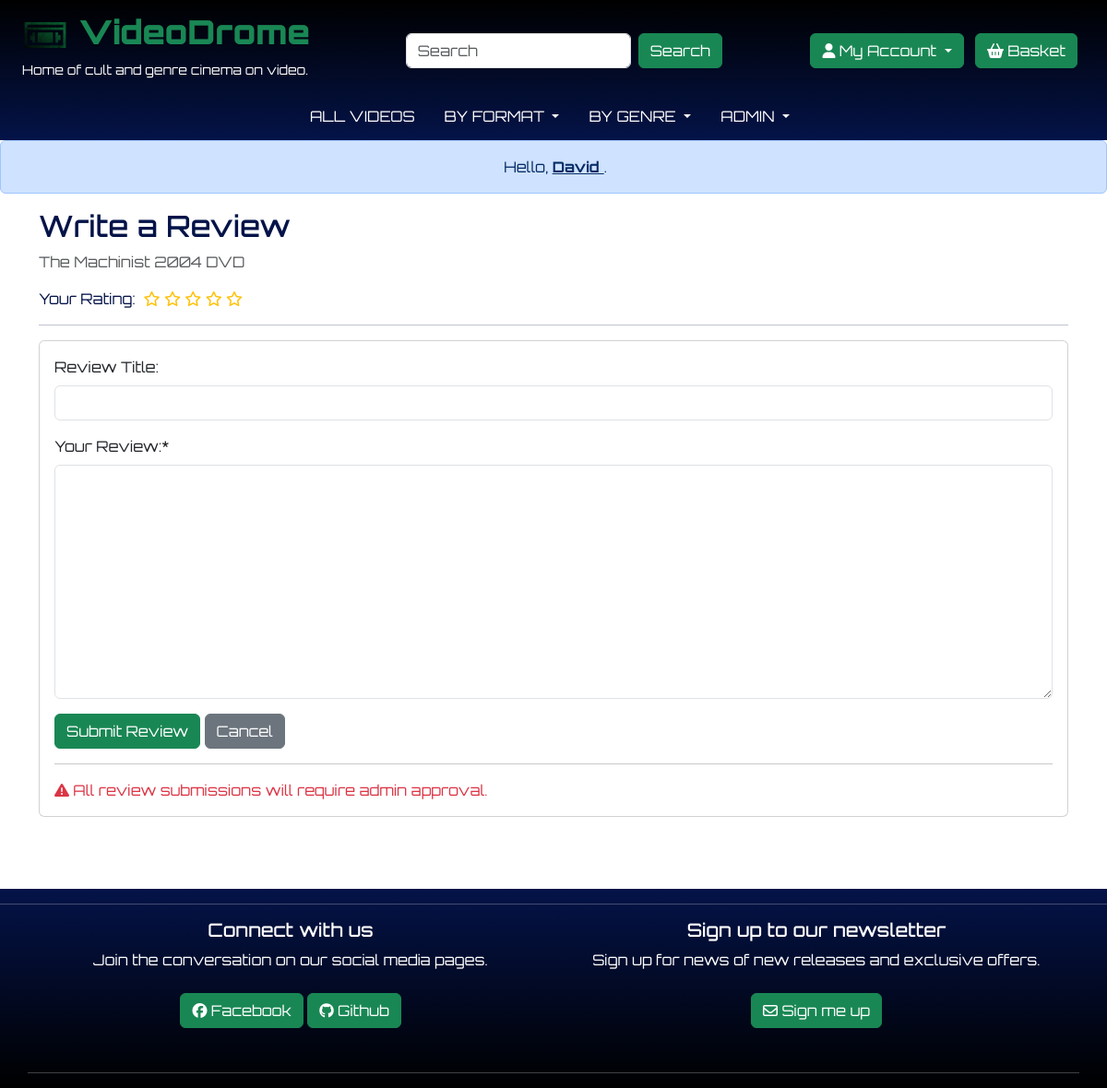
Screenshot of /videos/review/the-machinist-dvd (signed in) with the database file from the repository.
### videos/models.py (models this page shows, shortened)
class Video(models.Model):
    CERTIFICATE_CHOICES=[
        ("Not Rated", "Not Rated"),
        ("U", "U"),
        ("PG", "PG"),
        ("12", "12"),
        ("15", "15"),
        ("18", "18"),
    ]
    FORMAT_CHOICES=[
        ("DVD", "DVD"),
        ("Blu-Ray", "Blu-Ray"),
        ("UHD", "UHD"),
        ("Dual Format: Blu-Ray and DVD", "Dual Format: Blu-Ray and DVD"),
        ("Dual Format: UHD and Blu-Ray", "Dual Format: UHD and Blu-Ray"),
    ]
    CONDITION_CHOICES=[
        ("Used", "Used"),
        ("New", "New"),
    ]
    title = models.CharField(max_length=250, unique=True)
    slug = models.SlugField(max_length=250, editable=True)
    director = models.CharField(max_length=250, null=True)
    format = models.CharField(choices=FORMAT_CHOICES, max_length=250, default="DVD", null=False)
    discs = models.IntegerField(default=1, null=False)
    condition = models.CharField(choices=CONDITION_CHOICES, max_length=250, default="Used", null=True)
    price = models.DecimalField(default=0.0, null=False, max_digits=4, decimal_places=2)
    stock = models.IntegerField(default=0, null=False)
    cover = CloudinaryField('video_cover', default='placeholder', null=True, blank=True)
    overview = models.TextField(blank=True)
    overview_source = models.URLField(blank=True, null=True)
    trailer = models.URLField(blank=True, null=True)
    release_year = models.DecimalField(max_digits=4, decimal_places=0, blank=True)
    certificate = models.CharField(choices=CERTIFICATE_CHOICES, max_length=250, default="Not Rated", null=False)
    aspect_ratio = models.CharField(max_length=250, blank=True)
    feature_length = models.CharField(max_length=250, blank=True)
    added = models.DateTimeField(auto_now_add=True)
    on_sale = models.BooleanField(default=False)
    sku = models.CharField(max_length=254, null=True, blank=True)
    languages = models.ManyToManyField(Language, blank=True, related_name='video')
    subtitles = models.ManyToManyField(Subtitle, blank=True, related_name='video')
    region = models.ManyToManyField(Region, blank=True, related_name='video')
    genre = models.ManyToManyField(Genre, blank=True)
    wishlist = models.ManyToManyField(
        User,
        related_name='wishlist',
        blank=True
    )
    rating = models.IntegerField(blank=True, null=True)

### videos/views.py (the view, shortened to what this page needs)
# urls.py: path('review/<slug:slug>', views.create_review, name='create_review'),
def create_review(request, slug):
    review_form = ReviewForm()
    user = get_object_or_404(User, id=request.user.id)
    video = get_object_or_404(Video, slug=slug)
    user_rating = None
    if UserRating.objects.filter(user=request.user, video=video).exists():
            user_rating = get_object_or_404(UserRating.objects.filter(user=request.user, video=video))
    else:
        user_rating = None
    context = {
        "video": video,
        "review_form": review_form,
        "user_rating": user_rating,
    }
    return render(request, "videos/create_review.html", context)

### videos/forms.py
class ReviewForm(forms.ModelForm):
    class Meta:
        model = UserReview
        fields = ('title', 'content',)
        labels = {
            "title": "Review Title:",
            "content": "Your Review:",
        }

### basket/contexts.py (called while the page is built, shortened)
def in_basket(request):
    basket_items = []
    total_basket_cost = 0
    all_item_count = 0
    basket = request.session.get('basket', {})
    context = {
        'basket_items': basket_items,
        'total_basket_cost': total_basket_cost,
        'all_item_count': all_item_count,
    } # Add basket list, total cost of the basket and count of all items in basket to context.
    return context # Make context available to entire app though conxent processor in settings

### videos/contexts.py (called while the page is built)
def genre_list(request):
    genre_list = Genre.objects.all()
    context = {
        'genre_list': genre_list,
    }
    return context

### videos/templates/videos/create_review.html (shortened to what this page needs)
{% extends 'base.html' %} {% block content %}
{% load static %}
{% load crispy_forms_tags %}
<div class="container">
    <div class="row">
        <div class="col">
            <h2>Write a Review</h2>
            <p class="text-muted">{{ video.title }}&nbsp;{{ video.release_year }}&nbsp;{{ video.format}}</p>
            {% include 'includes/stars.html' %}
            <hr>
            <div class="card">
                <div class="card-body">
                    {% if user.is_authenticated %}
                    <form id="review_form" method="post" enctype="multipart/form-data">
                        {{ review_form | crispy }}
                        <button type="submit" class="btn btn-success">
                            Submit Review
                        </button>
                        <a href="{% url 'video_detail' video.slug %}" class="btn btn-secondary">Cancel</a>
                    </form>
                    <hr>
                    <div class="text-danger">
                        <i class="fa-solid fa-triangle-exclamation"></i>
                        All review submissions will require admin approval.
                    </div>
                    {% else %}
                    <div class="alert" role="alert">
                        <i class="fa-solid fa-triangle-exclamation"></i>
                        Please log in to write a review!
                    </div>
                    {% endif %}
                </div>
            </div>
        </div>
    </div>
</div>
{% endblock %}

### templates/base.html (shortened to what this page needs)
{% load static %}
<!doctype html>
<html lang="en">
  <head>
    {% block external_css %}
    <link href="https://cdn.jsdelivr.net/npm/bootstrap@5.3.3/dist/css/bootstrap.min.css" rel="stylesheet">
    <link href="//cdn-images.mailchimp.com/embedcode/classic-061523.css" rel="stylesheet" type="text/css">
    {% endblock %}
    {% block static_css %}
    <link rel="stylesheet" href="{% static 'css/style.css' %}">
    {% endblock %}
  </head>
  <body class="d-flex flex-column"
  {% if is_index %} style="background-image: url('static/images/videodrome_bg.webp');" {% endif %}>
    {% include 'includes/nav-desktop.html' %}
    <div class="content-block">
      <div class="d-none d-xl-block alert alert-primary text-center " role="alert">
        {% if user.is_authenticated %}
        &nbsp;Hello, <a href="{% url 'customer_info' %}" class="alert-link">
          {% if user.first_name %}
          {{ user.first_name }}
          {% else %}
          {{ user }}
          {% endif %}
        </a>.
        {% else %}
        &nbsp;Hello, log in or register to access more of our features.
        {% endif %}
      </div>
      <div class="mt-2">
        {% block content %}
        {% endblock content %}
      </div>
    </div>
    {% include 'includes/footer.html' %}
  </body>
</html>

### static/css/style.css (style rules this page uses)
body { min-height: 100vh; background-color: #ffffff; color: #041348; font-family: "Orbitron", sans-serif; font-optical-sizing: auto; font-weight: 400; font-style: normal; font-size: 1rem; background-repeat: no-repeat; background-attachment: fixed; background-position: right -300px top 0; background-size: cover; }
.content-block { margin-top: 54px; min-height: 75vh; margin-bottom: 54px; }
@media (min-width: 768px) { body { background-position: right 0px; } }
@media (min-width: 1200px) { .content-block { margin-top: 152px; } }

### rows the page displays
Video: title "The Machinist", release_year "2004", format "DVD"

### other values shown
{{ user.first_name }} "David"
